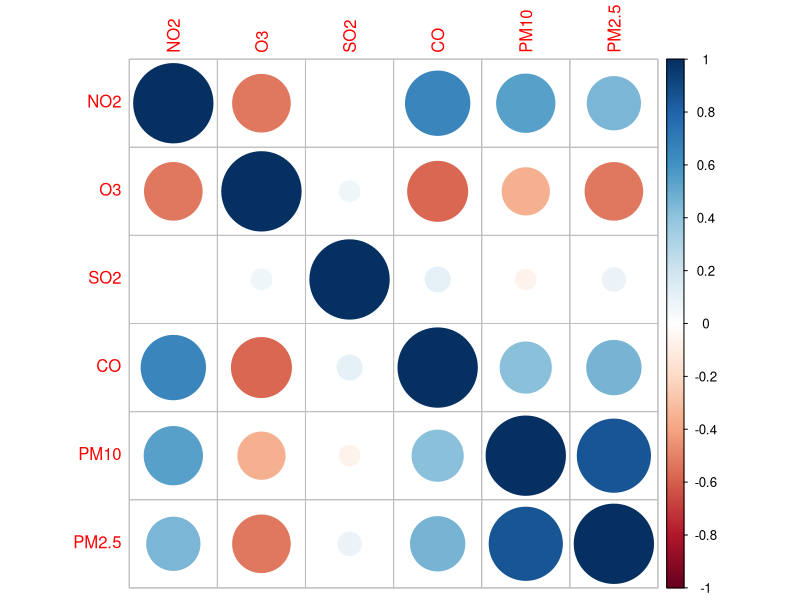

Here is the R script that generated this plot:
## ---- chunk 1
options(width = 100)
## ---- chunk 2
knitr::opts_chunk$set(echo = TRUE, warning = FALSE, error = FALSE, message = FALSE, fig.width = 10)
## ---- chunk 3
library(lubridate)
library(corrplot)
library(tidyverse)
## ---- chunk 4
setwd("D:/OneDrive - The Chinese University of Hong Kong/GitHub/_source")
base_dir <- "D:/OneDrive - The Chinese University of Hong Kong/GitHub/" # i.e. where the jekyll blog is on the hard drive.
base_url <- "/" # keep as is
fig_path <- "images/" # customize to heart's content, I 'spose.

knitr::opts_knit$set(base.dir = base_dir, base.url = base_url)
knitr::opts_chunk$set(fig.path = fig_path,
                      message=FALSE, warning=FALSE,
                      cache = TRUE) 
## ---- chunk 5
airpollutants <- read.csv("airpollutants.csv", header = TRUE, sep = ",", encoding ="UTF-8")
head(airpollutants)
## ---- chunk 6
airpollutants.tbl <- as_tibble(airpollutants)
airpollutants.tbl <- airpollutants.tbl %>% 
  mutate(NO2 = as.double(NO2)) %>% 
  mutate(O3 = as.double(O3)) %>%
  mutate(SO2 = as.double(SO2)) %>% 
  mutate(CO = as.double(CO)) %>% 
  mutate(PM2.5 = as.double(PM2.5))
## ---- chunk 7
prev <- Sys.getlocale("LC_TIME"); Sys.setlocale("LC_TIME", "C") # help from strptime in R Documentation
airpollutants.tbl <- airpollutants.tbl %>% 
  mutate(DateTime = as_datetime(DateTime, format="%a, %d %b %Y %H:%M:%S %z")) # as_datetime from package lubridate

airpollutants.long.tbl <- airpollutants.tbl %>% 
  pivot_longer(cols = c(NO2, O3, SO2, CO, PM10, PM2.5), 
               names_to = "pollutants", 
               values_to = "level")
## ---- chunk 8
cor(na.exclude(airpollutants.tbl[,3:8]))
M <- cor(na.exclude(airpollutants.tbl[,3:8]))
corrplot(M)
